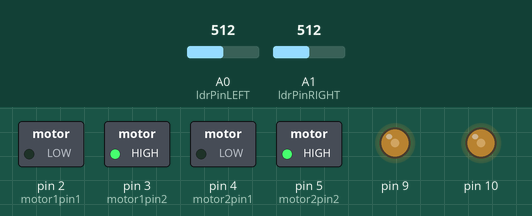
The sketch below on a simulated Arduino Uno, built with avr-gcc and run on an emulated ATmega328P. On the bench: switched loads named in the sketch (green lamp = pin HIGH), output pins drawn as LEDs (lit = HIGH). The inputs (shaded band) are chosen by the test bench; at power-on: A0 (ldrPinLEFT) = 512, A1 (ldrPinRIGHT) = 512. What the sketch prints to the serial monitor is not drawn.

Above: at 1.2 s.
1.3 s: A0 (ldrPinLEFT) set to 56
2.8 s: A0 (ldrPinLEFT) set to 45
At 3.4 s:
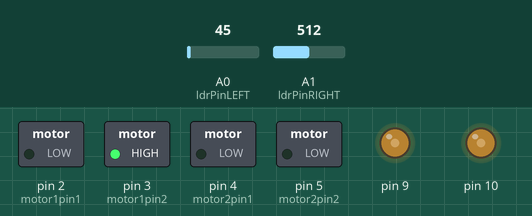
4.3 s: A1 (ldrPinRIGHT) set to 54
5.8 s: A1 (ldrPinRIGHT) set to 45
At 7.0 s:
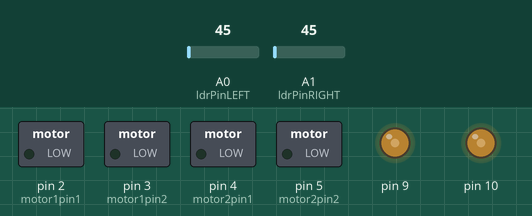
7.3 s: A0 (ldrPinLEFT) set to 122
At 8.1 s:
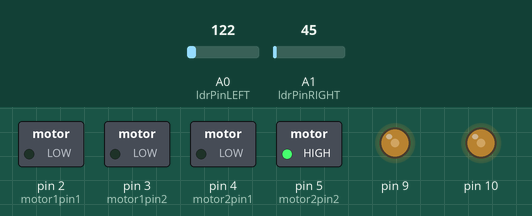
8.8 s: A0 (ldrPinLEFT) set to 40
At 9.1 s:
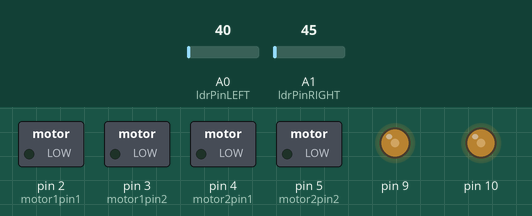
Timing chart, 0 to 11.3 s (numbered marks = the images above; inputs shaded):
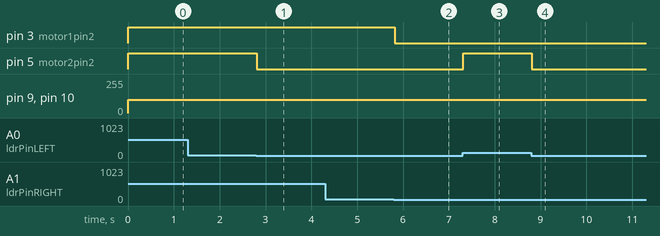

The sketch:

light_robo.ino
```cpp
int motor1pin1 = 2; int motor1pin2 = 3;
int motor2pin1 = 4; int motor2pin2 = 5;
const int ldrPinLEFT = A0; const int ldrPinRIGHT = A1;

void setup() {
  // put your setup code here, to run once:

  Serial.begin(9600);

  pinMode(motor1pin1, OUTPUT);
  pinMode(motor1pin2, OUTPUT);
  pinMode(motor2pin1, OUTPUT);
  pinMode(motor2pin2, OUTPUT);
  pinMode(9, OUTPUT);   pinMode(10, OUTPUT);
  pinMode(ldrPinLEFT, INPUT);
  pinMode(ldrPinRIGHT, INPUT);

}

void loop() {

  //Controlling speed (0 = off and 255 = max speed):
  analogWrite(9, 100); //ENA pin
  analogWrite(10, 100); //ENB pin

  int ldrPinLEFTstatus = analogRead(ldrPinLEFT);
  int ldrPinRIGHTstatus = analogRead(ldrPinRIGHT);

  //Printing values of the sensors to the serial monitor
  Serial.println(ldrPinLEFTstatus);
  Serial.println(ldrPinRIGHTstatus);
  //light detected by both

  if(ldrPinLEFTstatus>=50 && ldrPinRIGHTstatus>=50){
    //Forward
  digitalWrite(motor1pin1, LOW);
  digitalWrite(motor1pin2, HIGH);
  digitalWrite(motor2pin1, LOW);
  digitalWrite(motor2pin2, HIGH);
  }
  //light detected by left sensor
  else if(ldrPinLEFTstatus>=50 && ldrPinRIGHTstatus<50){
    //turn left
  digitalWrite(motor1pin1, LOW);
  digitalWrite(motor1pin2, LOW);
  digitalWrite(motor2pin1, LOW);
  digitalWrite(motor2pin2, HIGH);

  }
  //light detected by right sensor
  else if(ldrPinLEFTstatus<50 && ldrPinRIGHTstatus>=50){
    //turn right
  digitalWrite(motor1pin1, LOW);
  digitalWrite(motor1pin2, HIGH);
  digitalWrite(motor2pin1, LOW);
  digitalWrite(motor2pin2, LOW);

  }
  //light detected by none
  else if(ldrPinLEFTstatus<50 && ldrPinRIGHTstatus<50){
    //stop
  digitalWrite(motor1pin1, LOW);
  digitalWrite(motor1pin2, LOW);
  digitalWrite(motor2pin1, LOW);
  digitalWrite(motor2pin2, LOW);

  }
} 
```

Measured:
- the behaviour switches between 50 and 49 on A0 (ldrPinLEFT) (found by bisection; images 0 and 1)
- the behaviour switches between 50 and 49 on A1 (ldrPinRIGHT) (found by bisection; images 1 and 2)
- after the input at 2.8 s, pin 5 (motor2pin2): HIGH → LOW at once
- after the input at 5.8 s, pin 3 (motor1pin2): HIGH → LOW at once
- after the input at 7.3 s, pin 5 (motor2pin2): LOW → HIGH at once
- after the input at 8.8 s, pin 5 (motor2pin2): HIGH → LOW at once
